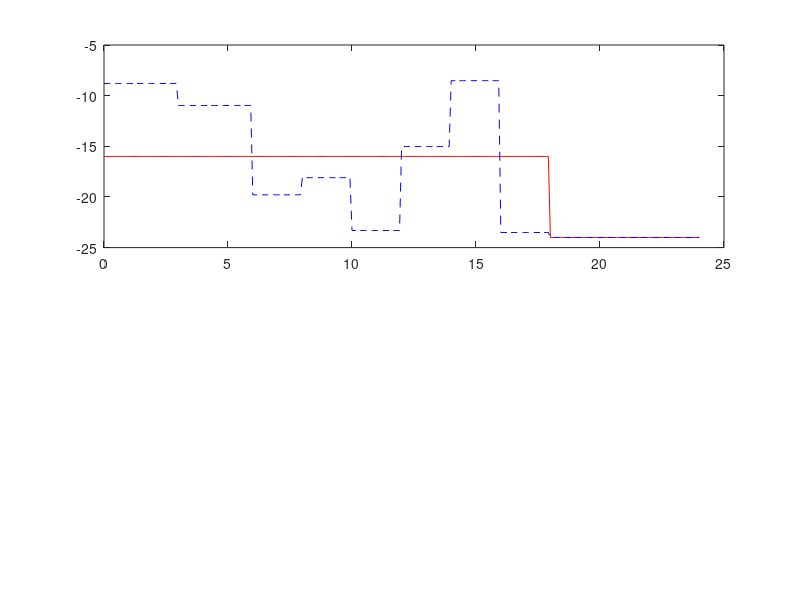

MATLAB code for this plot: (Note: this script raises an error after producing the figure.)
% Script for plotting comparisson between optimized and non-optimized

%% Load results
output_bas = load('retail_store_bas2.mat');
output_opt = load('retail_store_opt.mat');
output_bil = load('opt_bill.mat');

%% Setpoints
figure(1);
x = output_bas.rt_tout/3600;
subplot(2,1,1);plot(x,output_bas.rt_yout(:,10),'r',x,output_opt.rt_yout(:,10),'b--');
vline([12 16],'k--');
title('Refrigeration SP');
xlabel('Hour');
ylabel('Temperature [C]');
legend('Baseline','Optimized');
grid on;
subplot(2,1,2);plot(x,output_bas.rt_yout(:,17),'r',x,output_opt.rt_yout(:,17),'b--');
vline([12 16],'k--');
title('HVAC SP');
xlabel('Hour');
ylabel('Temperature [C]');
legend('Baseline','Optimized');
grid on;

%% Power Consumption
figure(2);
x = output_bas.rt_tout/3600;
subplot(3,1,1);plot(x,output_bas.rt_yout(:,1)/1000,'r',x,output_opt.rt_yout(:,1)/1000,'b');
vline([12 16],'k--');
title('Total Power');
xlabel('Hour');
ylabel('Power [kW]');
% axis([0 25 -26 -6]);
grid on;
legend('Baseline','Optimized');
subplot(3,1,2);plot(x,output_bas.rt_yout(:,3)/1000,'r',x,output_opt.rt_yout(:,3)/1000,'b');
vline([12 16],'k--');
title('HVAC');
xlabel('Hour');
ylabel('Power [kW]');
% axis([0 25 -26 -6]);
grid on;
legend('Baseline','Optimized');
subplot(3,1,3);plot(x,output_bas.rt_yout(:,4)/1000+output_bas.rt_yout(:,7)/1000,'r',x,output_opt.rt_yout(:,4)/1000+output_opt.rt_yout(:,7)/1000,'b');
vline([12 16],'k--');
title('Refrigeration');
xlabel('Hour');
ylabel('Power [kW]');
% axis([0 25 -26 -6]);
grid on;
legend('Baseline','Optimized');

%% Temperature
figure(3);
x = output_bas.rt_tout/3600;
subplot(3,1,1);plot(x,output_opt.rt_yout(:,10),'k--',x,output_opt.rt_yout(:,5),'r',x,output_opt.rt_yout(:,6),'b');
vline([12 16],'k--');
title('Case');
xlabel('Hour');
ylabel('Temperature [C]');
grid on;
legend('SP','Product','Case');
subplot(3,1,2);plot(x,output_opt.rt_yout(:,10),'k--',x,output_opt.rt_yout(:,8),'r',x,output_opt.rt_yout(:,9),'b');
vline([12 16],'k--');
title('Walk-In');
xlabel('Hour');
ylabel('Temperature [C]');
grid on;
legend('SP','Product','Case');
subplot(3,1,3);plot(x,output_opt.rt_yout(:,16),'b',x,output_bas.rt_yout(:,16),'r');
vline([12 16],'k--');
title('Sensible Heat');
xlabel('Hour');
ylabel('Heat [W]');
grid on;
legend('Optimized','Baseline');

%% 
figure(4);
plot(x,output_opt.rt_yout(:,26),'m',x,output_opt.rt_yout(:,11),'b',x,output_bas.rt_yout(:,11),'r');
vline([12 16],'k--');
xlabel('Hour');
ylabel('Temperature [C]');
grid on;
legend('Outdoor','Optimized','Baseline');

%% Bill
figure(5);
x = output_bil.ans.Time/3600;
plot(x,output_bil.ans.Data(:,1),'r',x,output_bil.ans.Data(:,2),'b');
vline([12 16],'k--');
title('HVAC');
xlabel('Hour');
ylabel('Temperature [C]');
grid on;
legend('Energy Consumption','DR Penalty');
